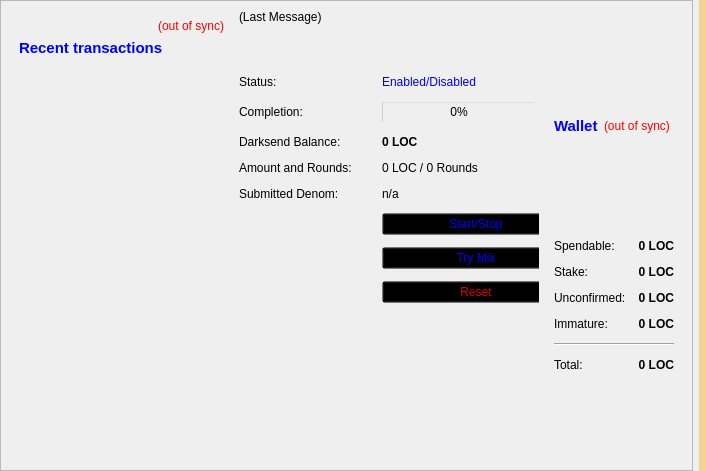
<?xml version="1.0" encoding="UTF-8"?>
<ui version="4.0">
 <class>OverviewPage</class>
 <widget class="QWidget" name="OverviewPage">
  <property name="geometry">
   <rect>
    <x>0</x>
    <y>0</y>
    <width>706</width>
    <height>471</height>
   </rect>
  </property>
  <property name="windowTitle">
   <string>Form</string>
  </property>
  <layout class="QHBoxLayout" name="horizontalLayout_3">
   <property name="leftMargin">
    <number>0</number>
   </property>
   <property name="topMargin">
    <number>0</number>
   </property>
   <property name="rightMargin">
    <number>0</number>
   </property>
   <property name="bottomMargin">
    <number>0</number>
   </property>
   <item>
    <widget class="QScrollArea" name="scrollArea">
     <property name="widgetResizable">
      <bool>true</bool>
     </property>
     <widget class="QWidget" name="scrollAreaWidgetContents">
      <property name="geometry">
       <rect>
        <x>0</x>
        <y>0</y>
        <width>687</width>
        <height>469</height>
       </rect>
      </property>
      <layout class="QGridLayout" name="horizontalLayout">
       <item row="0" column="0">
        <widget class="QWidget" name="widget_2" native="true">
         <layout class="QVBoxLayout" name="verticalLayout">
          <item>
           <layout class="QVBoxLayout" name="verticalLayout_6">
            <item>
             <widget class="QLabel" name="labelTransactionsStatus">
              <property name="toolTip">
               <string>The displayed information may be out of date. Your wallet automatically synchronizes with the Loco network after a connection is established, but this process has not completed yet.</string>
              </property>
              <property name="styleSheet">
               <string notr="true">QLabel { color: red; }</string>
              </property>
              <property name="text">
               <string notr="true">&lt;html&gt;&lt;head/&gt;&lt;body&gt;&lt;p&gt;&lt;span style=&quot; color:#ff0000;&quot;&gt;(out of sync)&lt;/span&gt;&lt;/p&gt;&lt;/body&gt;&lt;/html&gt;</string>
              </property>
              <property name="alignment">
               <set>Qt::AlignRight|Qt::AlignTrailing|Qt::AlignVCenter</set>
              </property>
             </widget>
            </item>
            <item>
             <widget class="QLabel" name="label_4">
              <property name="font">
               <font>
                <pointsize>11</pointsize>
                <weight>75</weight>
                <bold>true</bold>
               </font>
              </property>
              <property name="text">
               <string>&lt;html&gt;&lt;head/&gt;&lt;body&gt;&lt;p&gt;&lt;span style=&quot; color:#0000ff;&quot;&gt;Recent transactions&lt;/span&gt;&lt;/p&gt;&lt;/body&gt;&lt;/html&gt;</string>
              </property>
             </widget>
            </item>
            <item>
             <spacer name="horizontalSpacer">
              <property name="orientation">
               <enum>Qt::Horizontal</enum>
              </property>
              <property name="sizeHint" stdset="0">
               <size>
                <width>40</width>
                <height>20</height>
               </size>
              </property>
             </spacer>
            </item>
            <item>
             <widget class="QListView" name="listTransactions">
              <property name="styleSheet">
               <string notr="true">QListView { background: transparent; }</string>
              </property>
              <property name="frameShape">
               <enum>QFrame::NoFrame</enum>
              </property>
              <property name="verticalScrollBarPolicy">
               <enum>Qt::ScrollBarAlwaysOff</enum>
              </property>
              <property name="horizontalScrollBarPolicy">
               <enum>Qt::ScrollBarAlwaysOff</enum>
              </property>
              <property name="selectionMode">
               <enum>QAbstractItemView::NoSelection</enum>
              </property>
             </widget>
            </item>
           </layout>
          </item>
         </layout>
        </widget>
       </item>
       <item row="0" column="3">
        <layout class="QVBoxLayout" name="verticalLayout_2">
         <item>
          <widget class="QWidget" name="widget" native="true">
           <layout class="QVBoxLayout" name="verticalLayout_4">
            <item>
             <layout class="QHBoxLayout" name="horizontalLayout_4">
              <item>
               <widget class="QLabel" name="label_5">
                <property name="font">
                 <font>
                  <pointsize>11</pointsize>
                  <weight>75</weight>
                  <bold>true</bold>
                 </font>
                </property>
                <property name="styleSheet">
                 <string notr="true">color: rgb(0, 0, 255);</string>
                </property>
                <property name="text">
                 <string>Wallet</string>
                </property>
               </widget>
              </item>
              <item>
               <widget class="QLabel" name="labelWalletStatus">
                <property name="toolTip">
                 <string>The displayed information may be out of date. Your wallet automatically synchronizes with the Loco network after a connection is established, but this process has not completed yet.</string>
                </property>
                <property name="styleSheet">
                 <string notr="true">QLabel { color: red; }</string>
                </property>
                <property name="text">
                 <string notr="true">(out of sync)</string>
                </property>
                <property name="alignment">
                 <set>Qt::AlignLeading|Qt::AlignLeft|Qt::AlignVCenter</set>
                </property>
               </widget>
              </item>
              <item>
               <spacer name="horizontalSpacer_2">
                <property name="orientation">
                 <enum>Qt::Horizontal</enum>
                </property>
                <property name="sizeHint" stdset="0">
                 <size>
                  <width>40</width>
                  <height>20</height>
                 </size>
                </property>
               </spacer>
              </item>
             </layout>
            </item>
            <item>
             <layout class="QFormLayout" name="formLayout_2">
              <property name="fieldGrowthPolicy">
               <enum>QFormLayout::AllNonFixedFieldsGrow</enum>
              </property>
              <property name="horizontalSpacing">
               <number>12</number>
              </property>
              <property name="verticalSpacing">
               <number>12</number>
              </property>
              <item row="0" column="0">
               <widget class="QLabel" name="label">
                <property name="text">
                 <string>Spendable:</string>
                </property>
               </widget>
              </item>
              <item row="0" column="1">
               <widget class="QLabel" name="labelBalance">
                <property name="font">
                 <font>
                  <weight>75</weight>
                  <bold>true</bold>
                 </font>
                </property>
                <property name="cursor">
                 <cursorShape>IBeamCursor</cursorShape>
                </property>
                <property name="toolTip">
                 <string>Your current spendable balance</string>
                </property>
                <property name="text">
                 <string notr="true">0 LOC</string>
                </property>
                <property name="alignment">
                 <set>Qt::AlignRight|Qt::AlignTrailing|Qt::AlignVCenter</set>
                </property>
                <property name="textInteractionFlags">
                 <set>Qt::LinksAccessibleByMouse|Qt::TextSelectableByKeyboard|Qt::TextSelectableByMouse</set>
                </property>
               </widget>
              </item>
              <item row="1" column="0">
               <widget class="QLabel" name="label_6">
                <property name="text">
                 <string>Stake:</string>
                </property>
               </widget>
              </item>
              <item row="1" column="1">
               <widget class="QLabel" name="labelStake">
                <property name="font">
                 <font>
                  <weight>75</weight>
                  <bold>true</bold>
                 </font>
                </property>
                <property name="cursor">
                 <cursorShape>IBeamCursor</cursorShape>
                </property>
                <property name="toolTip">
                 <string>Total of coins that was staked, and do not yet count toward the current balance</string>
                </property>
                <property name="text">
                 <string notr="true">0 LOC</string>
                </property>
                <property name="alignment">
                 <set>Qt::AlignRight|Qt::AlignTrailing|Qt::AlignVCenter</set>
                </property>
                <property name="textInteractionFlags">
                 <set>Qt::LinksAccessibleByMouse|Qt::TextSelectableByKeyboard|Qt::TextSelectableByMouse</set>
                </property>
               </widget>
              </item>
              <item row="2" column="0">
               <widget class="QLabel" name="label_3">
                <property name="text">
                 <string>Unconfirmed:</string>
                </property>
               </widget>
              </item>
              <item row="2" column="1">
               <widget class="QLabel" name="labelUnconfirmed">
                <property name="font">
                 <font>
                  <weight>75</weight>
                  <bold>true</bold>
                 </font>
                </property>
                <property name="cursor">
                 <cursorShape>IBeamCursor</cursorShape>
                </property>
                <property name="toolTip">
                 <string>Total of transactions that have yet to be confirmed, and do not yet count toward the current balance</string>
                </property>
                <property name="text">
                 <string notr="true">0 LOC</string>
                </property>
                <property name="alignment">
                 <set>Qt::AlignRight|Qt::AlignTrailing|Qt::AlignVCenter</set>
                </property>
                <property name="textInteractionFlags">
                 <set>Qt::LinksAccessibleByMouse|Qt::TextSelectableByKeyboard|Qt::TextSelectableByMouse</set>
                </property>
               </widget>
              </item>
              <item row="3" column="0">
               <widget class="QLabel" name="labelImmatureText">
                <property name="text">
                 <string>Immature:</string>
                </property>
               </widget>
              </item>
              <item row="3" column="1">
               <widget class="QLabel" name="labelImmature">
                <property name="font">
                 <font>
                  <weight>75</weight>
                  <bold>true</bold>
                 </font>
                </property>
                <property name="toolTip">
                 <string>Mined balance that has not yet matured</string>
                </property>
                <property name="text">
                 <string notr="true">0 LOC</string>
                </property>
                <property name="alignment">
                 <set>Qt::AlignRight|Qt::AlignTrailing|Qt::AlignVCenter</set>
                </property>
                <property name="textInteractionFlags">
                 <set>Qt::LinksAccessibleByMouse|Qt::TextSelectableByKeyboard|Qt::TextSelectableByMouse</set>
                </property>
               </widget>
              </item>
              <item row="4" column="0" colspan="2">
               <widget class="Line" name="line">
                <property name="orientation">
                 <enum>Qt::Horizontal</enum>
                </property>
               </widget>
              </item>
              <item row="5" column="0">
               <widget class="QLabel" name="labelTotalText">
                <property name="text">
                 <string>Total:</string>
                </property>
               </widget>
              </item>
              <item row="5" column="1">
               <widget class="QLabel" name="labelTotal">
                <property name="font">
                 <font>
                  <weight>75</weight>
                  <bold>true</bold>
                 </font>
                </property>
                <property name="cursor">
                 <cursorShape>IBeamCursor</cursorShape>
                </property>
                <property name="toolTip">
                 <string>Your current total balance</string>
                </property>
                <property name="text">
                 <string notr="true">&lt;html&gt;&lt;head/&gt;&lt;body&gt;&lt;p&gt;0 LOC&lt;/p&gt;&lt;/body&gt;&lt;/html&gt;</string>
                </property>
                <property name="alignment">
                 <set>Qt::AlignRight|Qt::AlignTrailing|Qt::AlignVCenter</set>
                </property>
                <property name="textInteractionFlags">
                 <set>Qt::LinksAccessibleByMouse|Qt::TextSelectableByKeyboard|Qt::TextSelectableByMouse</set>
                </property>
               </widget>
              </item>
             </layout>
            </item>
           </layout>
          </widget>
         </item>
        </layout>
       </item>
       <item row="0" column="1">
        <widget class="QFrame" name="frameDarksend">
         <property name="sizePolicy">
          <sizepolicy hsizetype="MinimumExpanding" vsizetype="MinimumExpanding">
           <horstretch>0</horstretch>
           <verstretch>0</verstretch>
          </sizepolicy>
         </property>
         <property name="minimumSize">
          <size>
           <width>300</width>
           <height>261</height>
          </size>
         </property>
         <property name="styleSheet">
          <string notr="true">background:transparent;</string>
         </property>
         <property name="frameShape">
          <enum>QFrame::StyledPanel</enum>
         </property>
         <property name="frameShadow">
          <enum>QFrame::Raised</enum>
         </property>
         <widget class="QWidget" name="verticalLayoutWidget">
          <property name="geometry">
           <rect>
            <x>0</x>
            <y>0</y>
            <width>331</width>
            <height>305</height>
           </rect>
          </property>
          <layout class="QVBoxLayout" name="verticalLayout_5">
           <item>
            <widget class="QLabel" name="darksendStatus">
             <property name="minimumSize">
              <size>
               <width>288</width>
               <height>43</height>
              </size>
             </property>
             <property name="styleSheet">
              <string notr="true">color: rgb(0, 0, 0);</string>
             </property>
             <property name="text">
              <string>(Last Message)</string>
             </property>
             <property name="alignment">
              <set>Qt::AlignLeading|Qt::AlignLeft|Qt::AlignTop</set>
             </property>
             <property name="wordWrap">
              <bool>true</bool>
             </property>
            </widget>
           </item>
           <item>
            <layout class="QFormLayout" name="formLayout">
             <property name="fieldGrowthPolicy">
              <enum>QFormLayout::AllNonFixedFieldsGrow</enum>
             </property>
             <property name="horizontalSpacing">
              <number>30</number>
             </property>
             <property name="verticalSpacing">
              <number>12</number>
             </property>
             <item row="0" column="0">
              <widget class="QLabel" name="label_6">
               <property name="text">
                <string>Status:</string>
               </property>
              </widget>
             </item>
             <item row="0" column="1">
              <widget class="QLabel" name="darksendEnabled">
               <property name="styleSheet">
                <string notr="true">color: rgb(0, 0, 255);</string>
               </property>
               <property name="text">
                <string>Enabled/Disabled</string>
               </property>
              </widget>
             </item>
             <item row="1" column="0">
              <widget class="QLabel" name="label_7">
               <property name="styleSheet">
                <string notr="true">color: rgb(0, 0, 0);</string>
               </property>
               <property name="text">
                <string>Completion:</string>
               </property>
              </widget>
             </item>
             <item row="1" column="1">
              <widget class="QProgressBar" name="darksendProgress">
               <property name="maximumSize">
                <size>
                 <width>154</width>
                 <height>16777215</height>
                </size>
               </property>
               <property name="styleSheet">
                <string notr="true">background:transparent;</string>
               </property>
               <property name="value">
                <number>0</number>
               </property>
              </widget>
             </item>
             <item row="2" column="0">
              <widget class="QLabel" name="labelAnonymizedText">
               <property name="styleSheet">
                <string notr="true">color: rgb(0, 0, 0);</string>
               </property>
               <property name="text">
                <string>Darksend Balance:</string>
               </property>
              </widget>
             </item>
             <item row="2" column="1">
              <widget class="QLabel" name="labelAnonymized">
               <property name="font">
                <font>
                 <weight>75</weight>
                 <bold>true</bold>
                </font>
               </property>
               <property name="styleSheet">
                <string notr="true">color: rgb(0, 0, 0);</string>
               </property>
               <property name="text">
                <string>0 LOC</string>
               </property>
              </widget>
             </item>
             <item row="3" column="0">
              <widget class="QLabel" name="label_8">
               <property name="styleSheet">
                <string notr="true">color: rgb(0, 0, 0);</string>
               </property>
               <property name="text">
                <string>Amount and Rounds:</string>
               </property>
              </widget>
             </item>
             <item row="3" column="1">
              <widget class="QLabel" name="labelAmountRounds">
               <property name="styleSheet">
                <string notr="true">color: rgb(0, 0, 0);</string>
               </property>
               <property name="text">
                <string>0 LOC / 0 Rounds</string>
               </property>
              </widget>
             </item>
             <item row="4" column="0">
              <widget class="QLabel" name="label_9">
               <property name="styleSheet">
                <string notr="true">color: rgb(0, 0, 0);</string>
               </property>
               <property name="text">
                <string>Submitted Denom:</string>
               </property>
              </widget>
             </item>
             <item row="4" column="1">
              <widget class="QLabel" name="labelSubmittedDenom">
               <property name="statusTip">
                <string>The denominations you submitted to the Adrenaline Node. To mix, other users must submit the exact same denominations.</string>
               </property>
               <property name="styleSheet">
                <string notr="true">color: rgb(0, 0, 0);</string>
               </property>
               <property name="text">
                <string>n/a</string>
               </property>
              </widget>
             </item>
             <item row="9" column="1">
              <layout class="QHBoxLayout" name="horizontalLayout_2"/>
             </item>
             <item row="8" column="0">
              <layout class="QVBoxLayout" name="verticalLayout_3"/>
             </item>
             <item row="7" column="1">
              <widget class="QPushButton" name="darksendAuto">
               <property name="sizePolicy">
                <sizepolicy hsizetype="MinimumExpanding" vsizetype="Fixed">
                 <horstretch>0</horstretch>
                 <verstretch>0</verstretch>
                </sizepolicy>
               </property>
               <property name="toolTip">
                <string>Try to manually submit a Darksend request.</string>
               </property>
               <property name="styleSheet">
                <string notr="true">color: rgb(0, 0, 255);</string>
               </property>
               <property name="text">
                <string>Try Mix</string>
               </property>
              </widget>
             </item>
             <item row="5" column="1">
              <widget class="QPushButton" name="toggleDarksend">
               <property name="sizePolicy">
                <sizepolicy hsizetype="MinimumExpanding" vsizetype="Fixed">
                 <horstretch>0</horstretch>
                 <verstretch>0</verstretch>
                </sizepolicy>
               </property>
               <property name="styleSheet">
                <string notr="true">color: rgb(0, 0, 255);</string>
               </property>
               <property name="text">
                <string>Start/Stop</string>
               </property>
              </widget>
             </item>
             <item row="8" column="1">
              <widget class="QPushButton" name="darksendReset">
               <property name="sizePolicy">
                <sizepolicy hsizetype="MinimumExpanding" vsizetype="Fixed">
                 <horstretch>0</horstretch>
                 <verstretch>0</verstretch>
                </sizepolicy>
               </property>
               <property name="toolTip">
                <string>Reset the current status of Darksend (can interrupt Darksend if it's in the process of Mixing, which can cost you money!)</string>
               </property>
               <property name="autoFillBackground">
                <bool>false</bool>
               </property>
               <property name="styleSheet">
                <string notr="true">color: rgb(217, 0, 7);</string>
               </property>
               <property name="text">
                <string>Reset</string>
               </property>
              </widget>
             </item>
            </layout>
           </item>
          </layout>
         </widget>
        </widget>
       </item>
      </layout>
     </widget>
    </widget>
   </item>
   <item>
    <widget class="QLabel" name="labelAlerts">
     <property name="visible">
      <bool>true</bool>
     </property>
     <property name="styleSheet">
      <string notr="true">background-color: qlineargradient(x1: 0, y1: 0, x2: 1, y2: 0, stop:0 #F0D0A0, stop:1 #F8D488);  color:#000000
</string>
     </property>
     <property name="wordWrap">
      <bool>true</bool>
     </property>
     <property name="margin">
      <number>3</number>
     </property>
    </widget>
   </item>
  </layout>
 </widget>
 <resources/>
 <connections/>
</ui>
